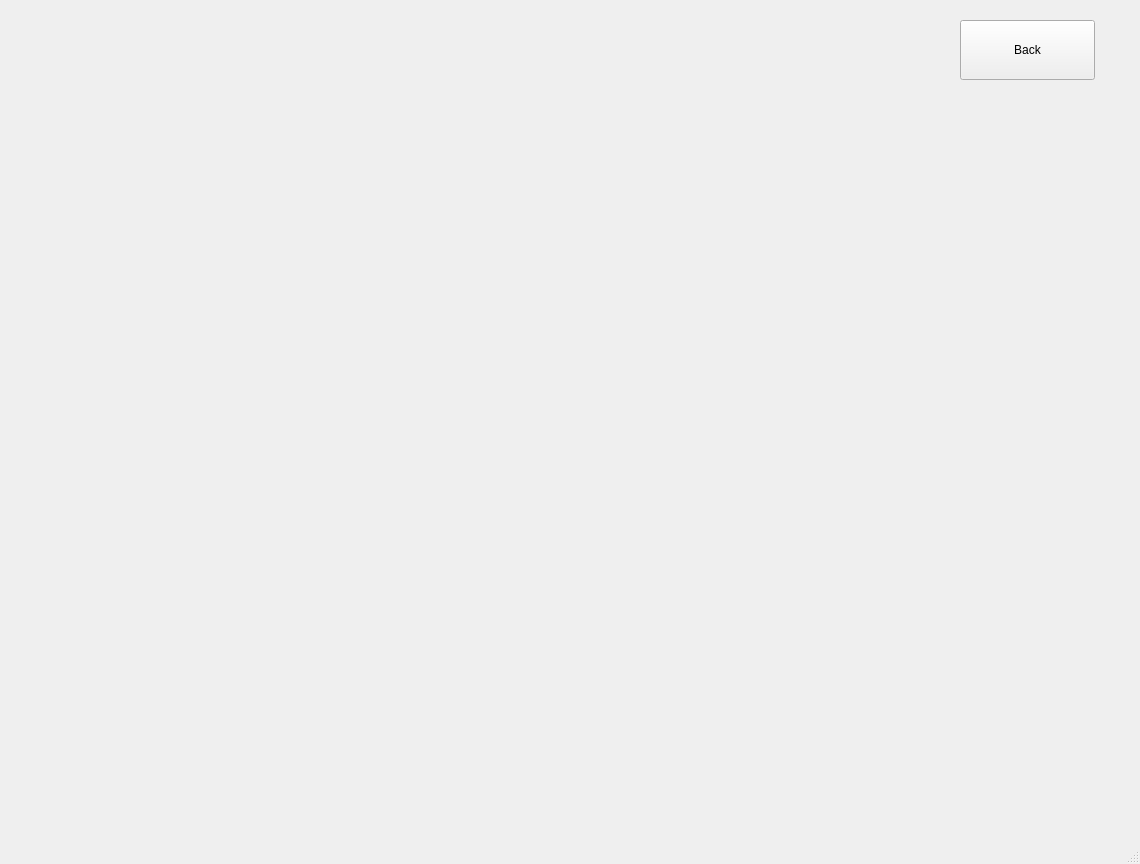
<?xml version="1.0" encoding="UTF-8"?>
<ui version="4.0">
 <class>MainWindow</class>
 <widget class="QMainWindow" name="MainWindow">
  <property name="geometry">
   <rect>
    <x>0</x>
    <y>0</y>
    <width>1140</width>
    <height>864</height>
   </rect>
  </property>
  <property name="minimumSize">
   <size>
    <width>1140</width>
    <height>864</height>
   </size>
  </property>
  <property name="maximumSize">
   <size>
    <width>1140</width>
    <height>864</height>
   </size>
  </property>
  <property name="windowTitle">
   <string>MainWindow</string>
  </property>
  <widget class="QWidget" name="centralwidget">
   <widget class="QPushButton" name="Back_Button">
    <property name="geometry">
     <rect>
      <x>960</x>
      <y>20</y>
      <width>135</width>
      <height>60</height>
     </rect>
    </property>
    <property name="sizePolicy">
     <sizepolicy hsizetype="Expanding" vsizetype="Expanding">
      <horstretch>0</horstretch>
      <verstretch>0</verstretch>
     </sizepolicy>
    </property>
    <property name="minimumSize">
     <size>
      <width>80</width>
      <height>50</height>
     </size>
    </property>
    <property name="maximumSize">
     <size>
      <width>135</width>
      <height>60</height>
     </size>
    </property>
    <property name="text">
     <string>Back</string>
    </property>
   </widget>
  </widget>
  <widget class="QMenuBar" name="menubar">
   <property name="geometry">
    <rect>
     <x>0</x>
     <y>0</y>
     <width>1140</width>
     <height>25</height>
    </rect>
   </property>
  </widget>
  <widget class="QStatusBar" name="statusbar"/>
 </widget>
 <resources/>
 <connections/>
</ui>
